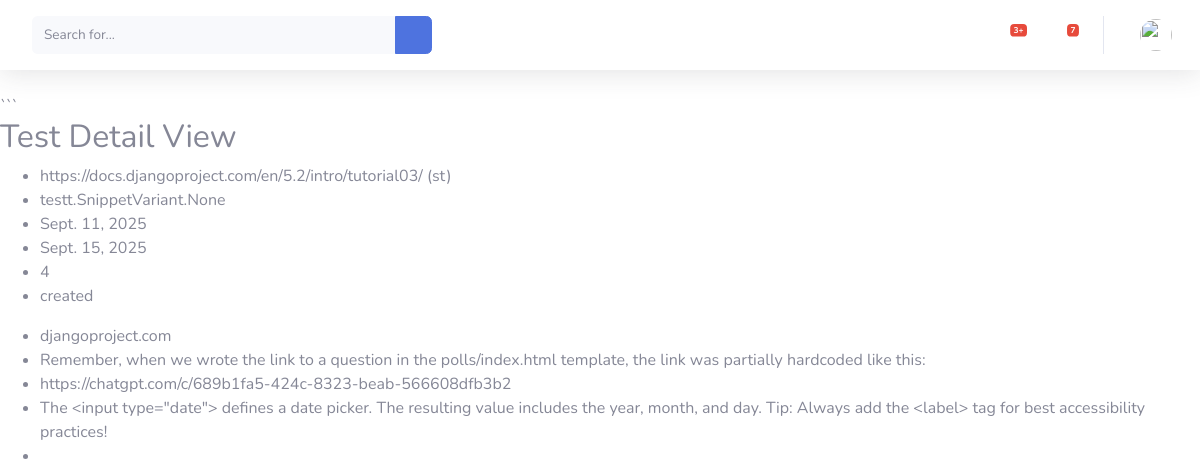
Screenshot of /testt/detail_test/3 with the database file from the repository.
### testt/models.py (models this page shows, shortened)
class Test(models.Model):
    STATUS_CHOICES = [
        ("created", "Created"),
        ("running", "Running"),
        ("completed", "Completed"),
    ]
    page = models.ForeignKey(Page, on_delete=models.CASCADE, related_name="tests")
    start_date = models.DateField()
    end_date = models.DateField()
    status = models.CharField(max_length=10, choices=STATUS_CHOICES, default="created")
    def duration(self):
        return (self.end_date-self.start_date).days
    def get_variants(self):
        return self.page.variants.all()

class Page(models.Model):
    user = models.ForeignKey(User, on_delete=models.CASCADE, related_name="pages")
    url = models.URLField(help_text="Full URL of the page you want to test")
    def __str__(self):
        return f"{self.url} ({self.user.username})"

class SnippetVariant(models.Model):
    page = models.ForeignKey(Page, on_delete=models.CASCADE, related_name="variants")
    title = models.CharField(max_length=255)
    description = models.TextField(blank=True)
    variant_label = models.CharField(
        max_length=5,
        help_text="Label for the variant, e.g., A, B, C"
    )

### testt/views.py (the view)
# urls.py: path('detail_test/<int:test_id>', views.detail_test, name='detail_test'),
def detail_test(request, test_id):
    detail_test = get_object_or_404(Test, pk=test_id)
    return render(request, 'testt/detail_test.html', {'detail_test': detail_test})

### testt/templates/testt/detail_test.html (shortened to what this page needs)
<!DOCTYPE html>
{% extends 'testt/base.html'%}
{% load static %}
{% block content %}
<body>
<h2>Test Detail View</h2>
<ul>
    <li>{{ detail_test.page }}</li>
    <li>{{ detail_test.page.variants }}</li>
    <li>{{ detail_test.start_date }}</li>
    <li>{{ detail_test.end_date }}</li>
    <li>{{ detail_test.duration }}</li>
    <li>{{ detail_test.status }}</li>
</ul>
<ul>
{% for varient in detail_test.get_variants %}
    <li>{{ varient.title }}</li>
    <li>{{ varient.description }}</li>
{% endfor %}
</ul>
</body>
{% endblock %}

### rows the page displays
Test: page "https://docs.djangoproject.com/en/5.2/intro/tutorial03/ (st)", page.variants "testt.SnippetVariant.None", start_date "Sept. 11, 2025", end_date "Sept. 15, 2025", duration "4", status "created"
SnippetVariant: title "djangoproject.com", description "Remember, when we wrote the link to a question in the polls/index.html template, the link was partially hardcoded like this:"
SnippetVariant: title "https://chatgpt.com/c/689b1fa5-424c-8323-beab-566608dfb3b2", description "The <input type=\"date\"> defines a date picker. The resulting value includes the year, month, and day. Tip: Always add the <label> tag for best accessibility practices!"
